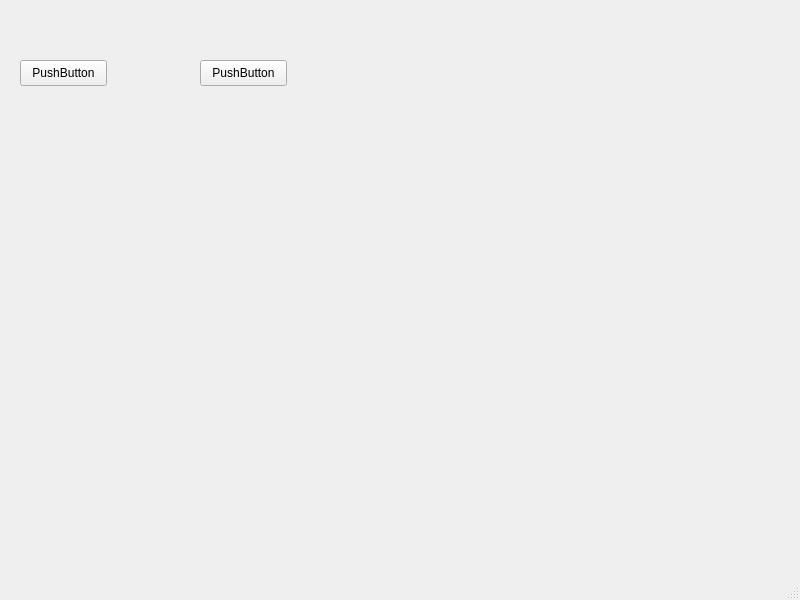
<?xml version="1.0" encoding="UTF-8"?>
<ui version="4.0">
 <class>MainWindow</class>
 <widget class="QMainWindow" name="MainWindow">
  <property name="geometry">
   <rect>
    <x>0</x>
    <y>0</y>
    <width>800</width>
    <height>600</height>
   </rect>
  </property>
  <property name="windowTitle">
   <string>MainWindow</string>
  </property>
  <widget class="QWidget" name="centralwidget">
   <widget class="QPushButton" name="pushButton">
    <property name="geometry">
     <rect>
      <x>20</x>
      <y>60</y>
      <width>87</width>
      <height>26</height>
     </rect>
    </property>
    <property name="text">
     <string>PushButton</string>
    </property>
   </widget>
   <widget class="QPushButton" name="pushButton_2">
    <property name="geometry">
     <rect>
      <x>200</x>
      <y>60</y>
      <width>87</width>
      <height>26</height>
     </rect>
    </property>
    <property name="text">
     <string>PushButton</string>
    </property>
   </widget>
  </widget>
  <widget class="QMenuBar" name="menubar">
   <property name="geometry">
    <rect>
     <x>0</x>
     <y>0</y>
     <width>800</width>
     <height>23</height>
    </rect>
   </property>
  </widget>
  <widget class="QStatusBar" name="statusbar"/>
 </widget>
 <resources/>
 <connections/>
</ui>
